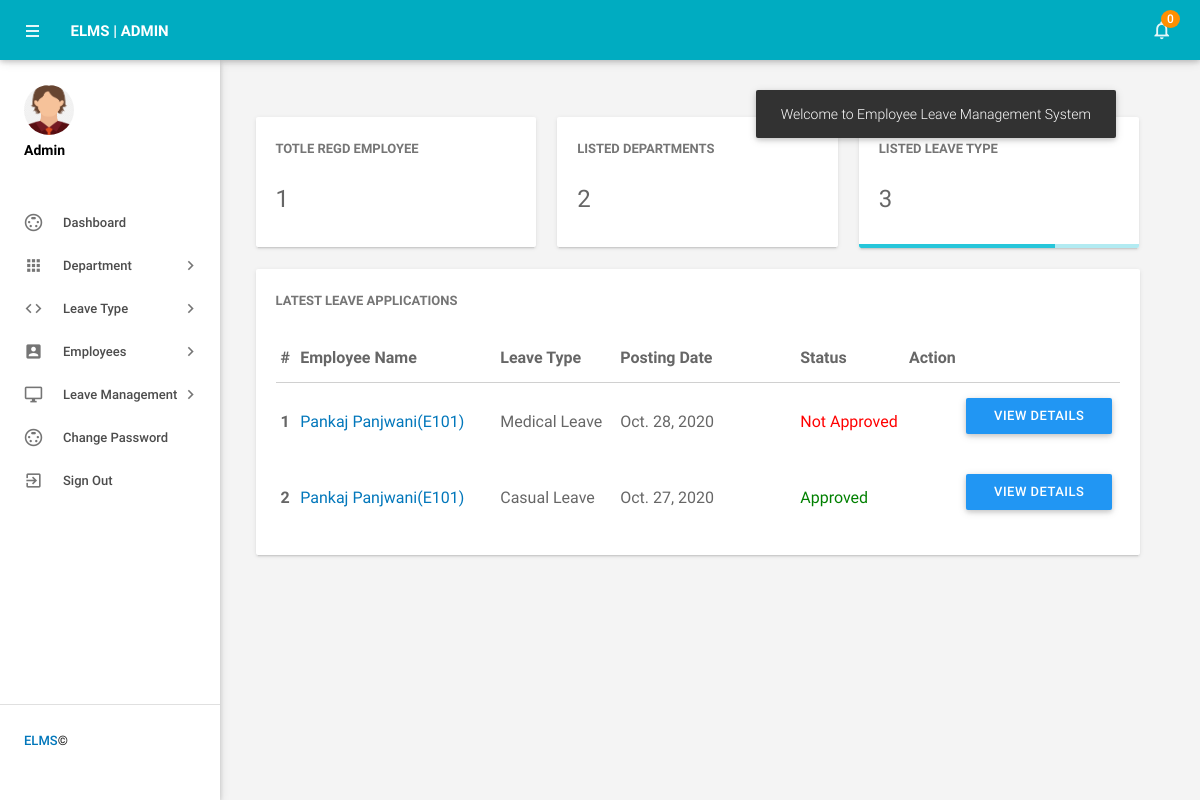
/dashboard/ (signed in), run on the app's committed database.
### employeeleave/models.py (models this page shows, shortened)
class Leaves(models.Model):
    leavetype = models.CharField(max_length=100)
    todate = models.DateField()
    fromdate = models.DateField()
    description = models.CharField(max_length=500)
    postingdate = models.DateField()
    adminremark = models.CharField(max_length=100,null=True)
    adminremarkdate = models.DateField(null=True)
    status = models.CharField(max_length=50,null=True)
    isread = models.CharField(max_length=50)
    emp = models.ForeignKey(Employee, on_delete=models.CASCADE, null=True)

class Employee(models.Model):
    user = models.ForeignKey(User, on_delete=models.CASCADE, null=True)
    empid = models.CharField(max_length=20)
    gender = models.CharField(max_length=30)
    dob = models.CharField(max_length=50)
    department = models.CharField(max_length=50,null=True)
    address = models.CharField(max_length=300)
    city = models.CharField(max_length=50)
    country = models.CharField(max_length=50)
    phoneno = models.CharField(max_length=15)
    status = models.CharField(max_length=15, null=True)
    regdate = models.DateField()

### employeeleave/views.py (the view)
# urls.py: path('dashboard/',dashboard, name='dashboard'),
def dashboard(request):
    if not request.user.is_authenticated:
        return redirect('admin_login')
    empcount = Employee.objects.all().count()
    deptcount = Department.objects.all().count()
    ltcount = Leavetype.objects.all().count()
    leaves = Leaves.objects.all().order_by('-id')[:4]
    leavescount = Leaves.objects.filter(isread="no").count()
    unreadleaves = Leaves.objects.filter(isread="no")
    d = {'empcount':empcount,'deptcount':deptcount,'ltcount': ltcount,'leaves': leaves,'leavescount':leavescount,'unreadleaves':unreadleaves}
    return render(request, 'dashboard.html',d)

### employeeleave/templates/dashboard.html (shortened to what this page needs)
{% load static %}
{% block body %}
<html lang="en">
    <head>
        <link type="text/css" rel="stylesheet" href="{% static 'admin/assets/plugins/materialize/css/materialize.min.css' %}"/>
        <link href="{% static 'admin/assets/plugins/metrojs/MetroJs.min.css' %}" rel="stylesheet">
        <link href="{% static 'admin/assets/plugins/weather-icons-master/css/weather-icons.min.css' %}" rel="stylesheet">
        <link href="{% static 'admin/assets/css/alpha.min.css' %}" rel="stylesheet" type="text/css"/>
        <link href="{% static 'admin/assets/css/custom.css' %}" rel="stylesheet" type="text/css"/>
    </head>
    <body>
     {% include 'header.html' %}
{% include 'sidebar.html' %}
            <main class="mn-inner">
                <div class="middle-content">
                    <div class="row no-m-t no-m-b">
                    <div class="col s12 m12 l4">
                        <div class="card stats-card">
                            <div class="card-content">
                                <span class="card-title">Totle Regd Employee</span>
                                <span class="stats-counter">
                                    <span class="counter">{{empcount}}</span></span>
                            </div>
                            <div id="sparkline-bar"></div>
                        </div>
                    </div>
                        <div class="col s12 m12 l4">
                        <div class="card stats-card">
                            <div class="card-content">
                                <span class="card-title">Listed Departments </span>
                                <span class="stats-counter"><span class="counter">{{deptcount}}</span></span>
                            </div>
                            <div id="sparkline-line"></div>
                        </div>
                    </div>
                    <div class="col s12 m12 l4">
                        <div class="card stats-card">
                            <div class="card-content">
                                <span class="card-title">Listed leave Type</span>
                                <span class="stats-counter"><span class="counter">{{ltcount}}</span></span>
                            </div>
                            <div class="progress stats-card-progress">
                                <div class="determinate" style="width: 70%"></div>
                            </div>
                        </div>
                    </div>
                </div>
                    <div class="row no-m-t no-m-b">
                        <div class="col s12 m12 l12">
                            <div class="card invoices-card">
                                <div class="card-content">
                                    <span class="card-title">Latest Leave Applications</span>
                             <table id="example" class="display responsive-table ">
                                    <thead>
                                        <tr>
                                            <th>#</th>
                                            <th width="200">Employee Name</th>
                                            <th width="120">Leave Type</th>
                                             <th width="180">Posting Date</th>
                                            <th>Status</th>
                                            <th align="center">Action</th>
                                        </tr>
                                    </thead>
                                    <tbody>
{% for i in leaves %}
                                        <tr>
                                            <td> <b>{{forloop.counter}}</b></td>
                                              <td><a href="{% url 'edit_employee' i.emp.user.id %}" target="_blank">{{i.emp.user.first_name}} {{i.emp.user.last_name}}({{i.emp.empid}})</a></td>
                                            <td>{{i.leavetype}}</td>
                                            <td>{{i.postingdate}}</td>
                                                                       <td>
                                 {% if i.status == "Accept" %}
                                                 <span style="color: green">Approved</span>
                                                {% endif %}
                                                {% if i.status == "Reject" %}
                                                <span style="color: red">Not Approved</span>
                                                                            {% endif %}
                                             </td>
          <td>
           <td><a href="{% url 'leave_details' i.id %}" class="waves-effect waves-light btn blue m-b-xs"  > View Details</a></td>
                                    </tr>
                                         {% endfor %}
                                    </tbody>
                                </table>
                                </div>
                            </div>
                        </div>
                    </div>
                </div>
            </main>
        </div>
    </body>
</html>
{% endblock %}

### data on the page
Leaves: emp.user.first_name "Pankaj", emp.user.last_name "Panjwani", emp.empid "E101", leavetype "Medical Leave", postingdate "Oct. 28, 2020", status "Not Approved"
Leaves: emp.user.first_name "Pankaj", emp.user.last_name "Panjwani", emp.empid "E101", leavetype "Casual Leave", postingdate "Oct. 27, 2020", status "Approved"

### other printed values
{{ leavescount }} "0"
{{ empcount }} "1"
{{ deptcount }} "2"
{{ ltcount }} "3"
